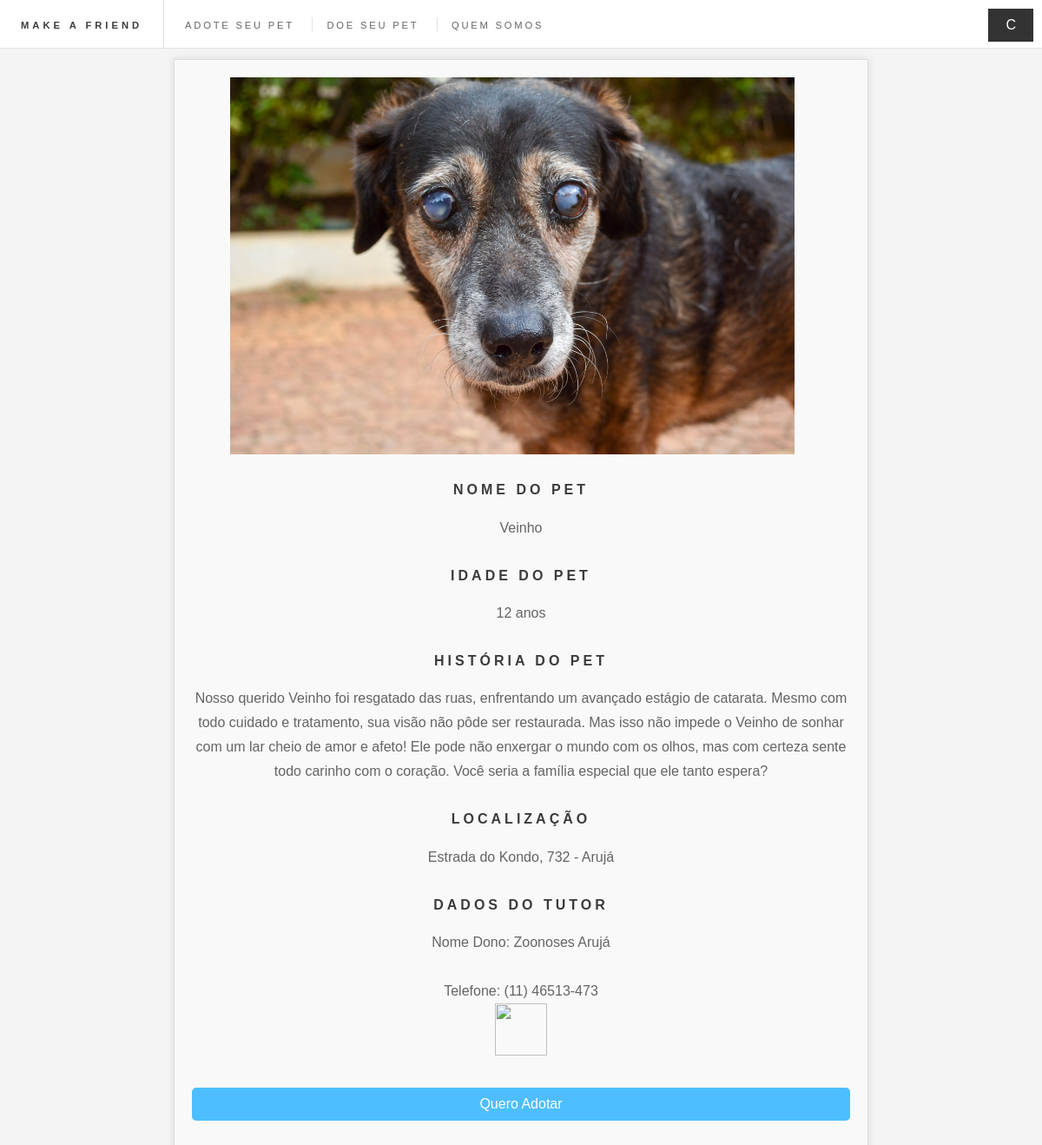
Page /pet/1 on the committed database.
### app.py (models this page shows)
class Pets(db.Model):
    id = db.Column(db.Integer, primary_key=True)
    foto = db.Column(db.String)
    nome = db.Column(db.String, nullable=False)
    idade = db.Column(db.Integer, nullable=False)
    historia = db.Column(db.Text, nullable=False)
    tutor = db.Column(db.String, nullable=False)
    telefone = db.Column(db.String, nullable=False)
    cep = db.Column(db.String, nullable=False)
    rua = db.Column(db.String, nullable=False)
    numero = db.Column(db.Integer, nullable=False)
    complemento = db.Column(db.String)
    bairro = db.Column(db.String, nullable=False)
    cidade = db.Column(db.String, nullable=False)

### app.py (the view)
@app.route('/pet/<int:pet_id>')
def view_pet(pet_id):
    pet = Pets.query.get_or_404(pet_id)
    return render_template('adotar.html', pet=pet)

### templates/adotar.html (shortened to what this page needs)
<!DOCTYPE HTML>
<html lang=”pt-br”>
	<head>
		<link rel="stylesheet" href="{{ url_for('static', filename='css/estilo.css') }}">
</head>
	<body class="is-preload">
			<div id="wrapper">
				<header id="header">
					<h1><a href="{{ url_for('index') }}">Make a Friend</a></h1>
					<nav class="links">
						<ul>
							<li><a href="{{ url_for('adote') }}">Adote seu Pet</a></li>
							<li><a href="{{ url_for('doeseupet') }}">Doe Seu Pet</a></li>
							<li><a href="{{ url_for('quemsomos') }}">Quem Somos</a></li>
						</ul>
						<button id="toggle-theme" class="toggle-button" style="position: absolute; top: 10px; right: 10px;">C</button>
					  </nav>
					<nav class="main">
					</nav>
				</header>
            </div>
			<br>
			<center>
				</div><br>
			<div class="container">
				<div class="pet-profile">
					<img src="{{ url_for('servir_imagem', filename=pet.foto) }}" alt="{{ pet.nome }}" width="650" style="float: left; margin-right: 20px;"><br>
				<div class="pet-info">
					<h1>Nome do Pet</h1>
					<p>{{ pet.nome }}</p><br>
					<h2>Idade do Pet</h2>
					<p>{{ pet.idade }} anos</p><br>
					<h2>História do Pet</h2>
					<p>{{ pet.historia }}</p><br>
					<h2>Localização</h2>
					<p>{{ pet.rua }}, {{ pet.numero }} - {{ pet.cidade }}</p><br>
					<h2>Dados do Tutor</h2>
					<p>Nome Dono: {{ pet.tutor }}</p><br>
					<p>Telefone: {{ pet.telefone }}<br><img src="{{ url_for('static', filename='imagens/zap.png') }}" style="width: 60px; height: 60px; pointer-events: none;" /></p><br>
						<button class="button-link">Quero Adotar</button>
				</div>
				<br>
			</div>
		</body>
 </html>

### static/css/estilo.css (style rules this page uses)
html, body, div, span, applet, object, iframe, h1, h2, h3, h4, h5, h6, p, blockquote, pre, a, abbr, acronym, address, big, cite, code, del, dfn, em, img, ins, kbd, q, s, samp, small, strike, strong, sub, sup, tt, var, b, u, i, center, dl, dt, dd, ol, ul, li, fieldset, form, label, legend, table, caption, tbody, tfoot, thead, tr, th, td, article, aside, canvas, details, embed, figure, figcaption, footer, header, hgroup, menu, nav, output, ruby, section, summary, time, mark, audio, video { margin: 0; padding: 0; border: 0; font-size: 100%; font: inherit; vertical-align: baseline; }
body { line-height: 1; }
body { -webkit-text-size-adjust: none; }
body { -ms-overflow-style: scrollbar; }
html { box-sizing: border-box; }
*, *:before, *:after { box-sizing: inherit; }
body { background: #f4f4f4; }
body.is-preload *, body.is-preload *:before, body.is-preload *:after { -moz-animation: none !important; -webkit-animation: none !important; -ms-animation: none !important; animation: none !important; -moz-transition: none !important; -webkit-transition: none !important; -ms-transition: none !important; transition: none !important; }
body, input, select, textarea { color: #646464; font-family: "Source Sans Pro", Helvetica, sans-serif; font-size: 14pt; font-weight: 400; line-height: 1.75; }
@media screen and (max-width: 1680px) { body, input, select, textarea { font-size: 12pt; } }
@media screen and (max-width: 1280px) { body, input, select, textarea { font-size: 12pt; } }
h1, h2, h3, h4, h5, h6 { color: #3c3b3b; font-family: "Raleway", Helvetica, sans-serif; font-weight: 800; letter-spacing: 0.25em; line-height: 1.65; margin: 0 0 1em 0; text-transform: uppercase; }
body { padding-top: 3.5em; }
#header { display: -moz-flex; display: -webkit-flex; display: -ms-flex; display: flex; -moz-justify-content: space-between; -webkit-justify-content: space-between; -ms-justify-content: space-between; justify-content: space-between; background-color: #ffffff; border-bottom: solid 1px rgba(160, 160, 160, 0.3); height: 3.5em; left: 0; line-height: 3.5em; position: fixed; top: 0; width: 100%; z-index: 10000; }
#header a { color: inherit; text-decoration: none; }
#header ul { list-style: none; margin: 0; padding-left: 0; }
#header ul li { display: inline-block; padding-left: 0; }
#header h1 { height: inherit; line-height: inherit; padding: 0 0 0 1.5em; white-space: nowrap; }
#header h1 a { font-size: 0.7em; }
#header .links { -moz-flex: 1; -webkit-flex: 1; -ms-flex: 1; flex: 1; border-left: solid 1px rgba(160, 160, 160, 0.3); height: inherit; line-height: inherit; margin-left: 1.5em; overflow: hidden; padding-left: 1.5em; }
#header .links ul li { border-left: solid 1px rgba(160, 160, 160, 0.3); line-height: 1; margin-left: 1em; padding-left: 1em; }
#header .links ul li:first-child { border-left: 0; margin-left: 0; padding-left: 0; }
#header .links ul li a { border-bottom: 0; font-family: "Raleway", Helvetica, sans-serif; font-size: 0.7em; font-weight: 400; letter-spacing: 0.25em; text-transform: uppercase; }
body { margin: 0; padding: 0; display: flex; justify-content: center; align-items: center; }
.button-link { display: block; width: 100%; height: 100%; text-align: center; text-decoration: none; }
.container { display: flex; justify-content: space-around; flex-wrap: wrap; }
.main { padding: 1em; }
.main { margin-left: 520px; }
.container { max-width: 800px; margin: 40px auto; padding: 20px; background-color: #f9f9f9; border: 1px solid #ddd; box-shadow: 0 0 10px rgba(0, 0, 0, 0.1); }
.pet-profile { display: flex; flex-direction: column; align-items: center; }
.pet-info { display: flex; flex-direction: column; align-items: center; }
.button-link { background-color: #4dbeff; color: #ffffff; border-radius: 5px; border: none; padding: 10px 20px; font-size: 16px; cursor: pointer; }
.toggle-button { background-color: #333; color: #fff; border: none; padding: 10px 20px; font-size: 16px; cursor: pointer; }

### templates/adotar.html (style rules this page uses)
.toggle-button { background-color: #333; color: #fff; border: none; padding: 10px 20px; font-size: 16px; cursor: pointer; }

### rows in the picture
Pets: foto+nome (picture), nome "Veinho", idade "12", historia "Nosso querido Veinho foi resgatado das ruas, enfrentando um avançado estágio de catarata. Mesmo com todo cuidado e tratamento, sua visão não pôde ser restaurada. Mas isso não impede o Veinho de sonhar com um lar cheio de amor e afeto! Ele pode não enxergar o mundo com os olhos, mas com certeza sente todo carinho com o coração. Você seria a família especial que ele tanto espera?", rua "Estrada do Kondo", numero "732", cidade "Arujá", tutor "Zoonoses Arujá", telefone "(11) 46513-473"
